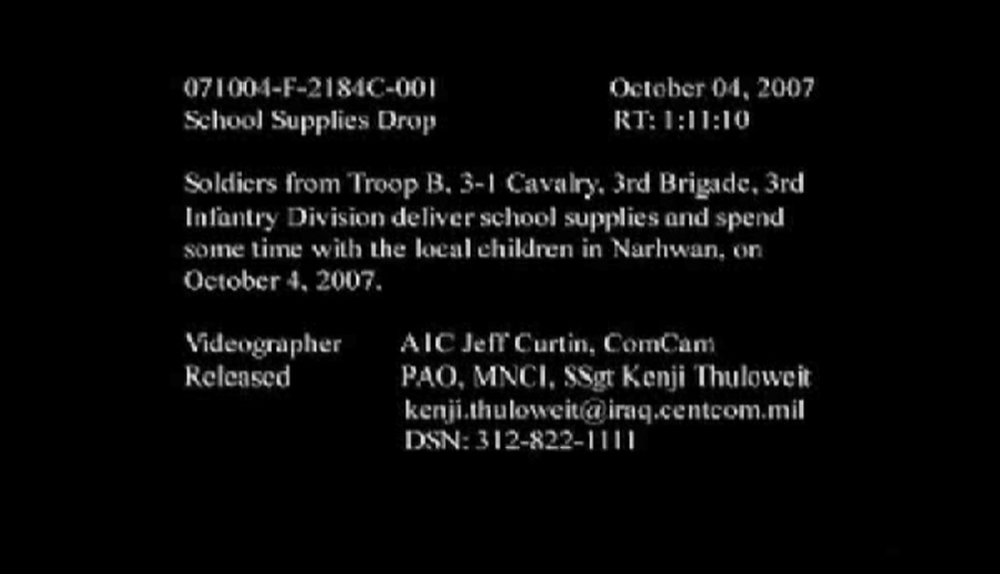
#> input picture test.png, 1000 x 574 px, shrunk from 1370 x 787 before the run
$ python test.py
#> lines starting #> are read from the running program, lines starting #| are printed output that depends on the picture
import cv2
import numpy as np
import pytesseract
import pandas as pd
import re


img = cv2.imread("test.png")
#> img is the input picture: shape (574, 1000, 3); mean B, G, R 10.5, 10.5, 10.5

#kernel = np.array([[-1,-1,-1], [-1,9,-1], [-1,-1,-1]])
shrapened = cv2.detailEnhance(img, sigma_s=5, sigma_r=0.25)
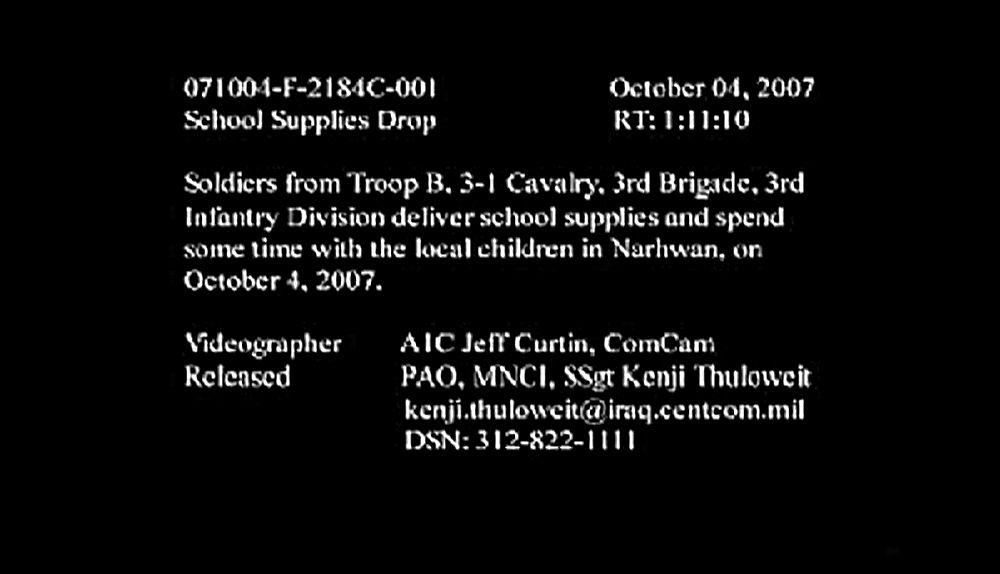
#> shrapened: shape (574, 1000, 3); mean B, G, R 12.9, 12.9, 12.9
#convert to grayscale
gray = cv2.cvtColor(shrapened, cv2.COLOR_BGR2GRAY)
#erode = cv2.erode(dilate, kernel, iterations=1)

#> (the run stopped early here; a loop or call above may not have finished)
